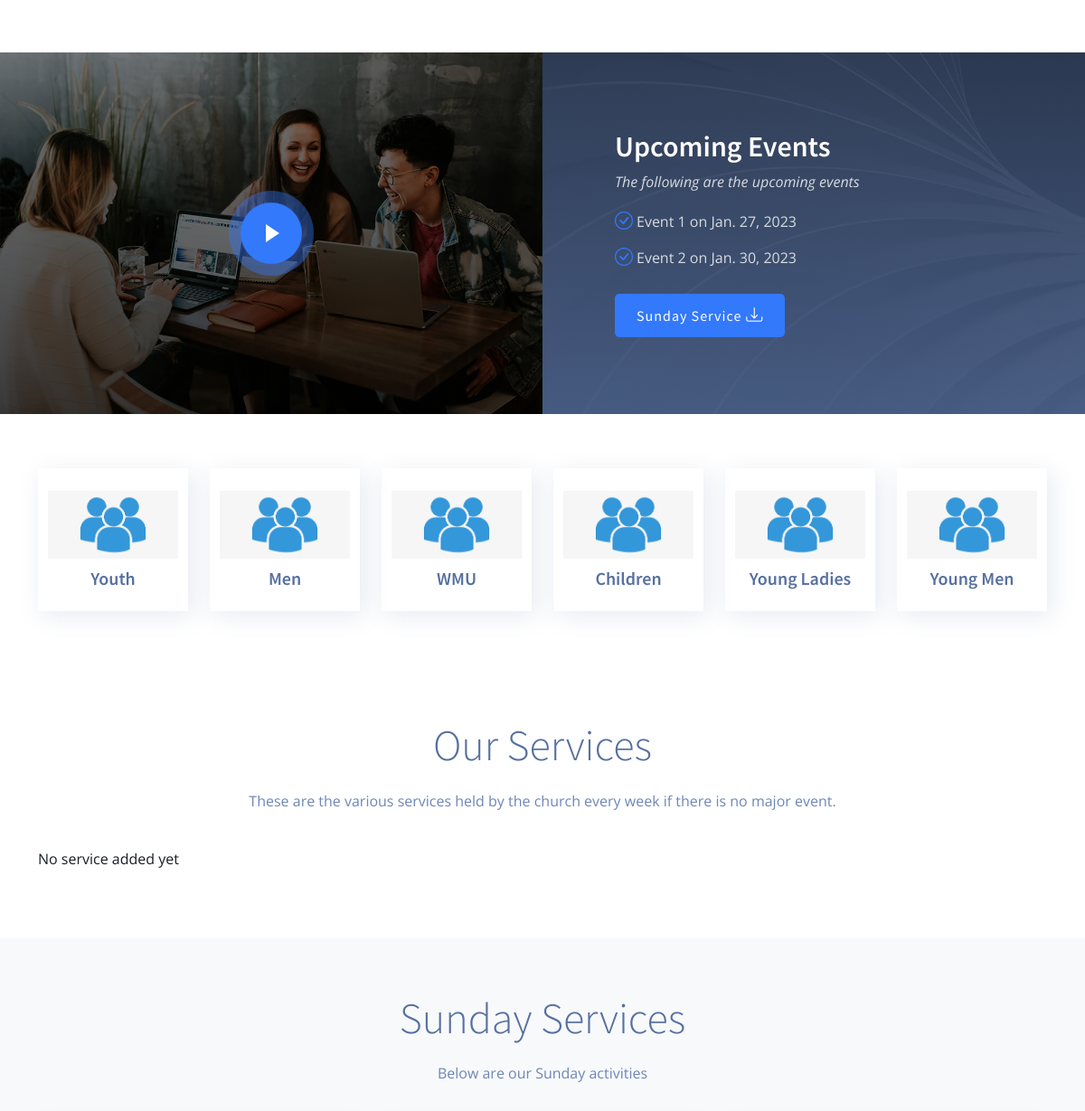
The app's page / (middle part), older data.
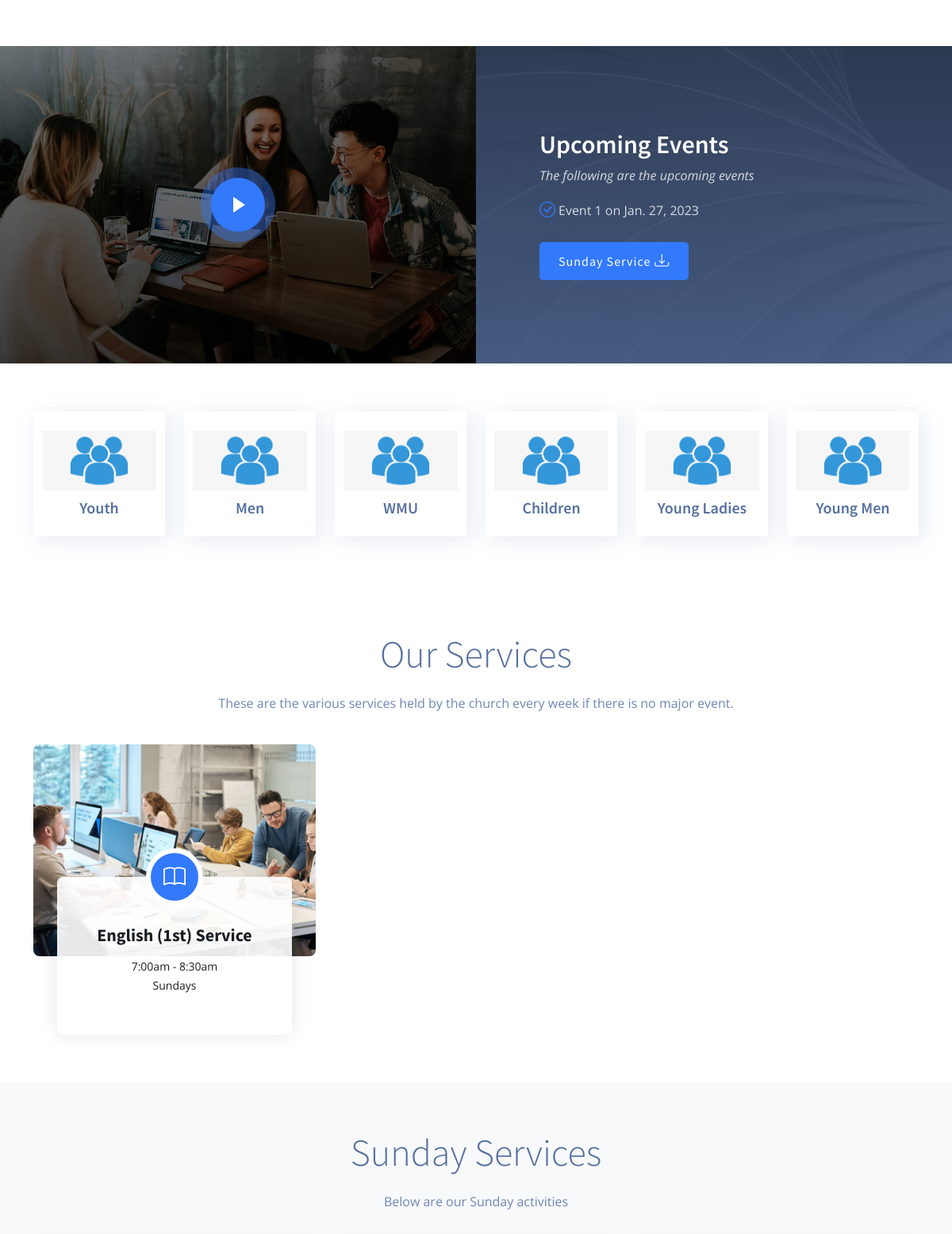
The same page, newer data.
### core/models.py (models this page shows, shortened)
class UpcomingEvents(models.Model):
    event = models.CharField(max_length=255, blank=True, null=True)
    date = models.DateField(blank=True, null=True)
    completed = models.BooleanField(default=False)

class Auxiliaries(models.Model):
    name = models.CharField(max_length=255)
    designation = models.CharField(max_length=255, blank=True, null=True)
    vision = models.TextField(blank=True, null=True)
    mission = models.TextField(blank=True, null=True)
    speech = models.TextField(blank=True, null=True)
    deacon = models.ImageField(default='group.png', upload_to='auxiliaries')
    group_img = models.ImageField(default='group.png', upload_to='auxiliaries')
    contribution_target = models.DecimalField(max_digits=8, decimal_places=2, blank=True, null=True)
    def get_absolute_url(self):
        return reverse('aux_details', args=[str(self.id)])

class Services(models.Model):
    name = models.CharField(max_length=255)
    image = models.ImageField(default='default.jpg', upload_to='profile_pics', null=True, blank=True)
    times = models.CharField(max_length=255, blank=True, null=True)
    days = models.CharField(max_length=255, blank=True, null=True)
    descriptions = models.TextField(blank=True, null=True)
    def get_absolute_url(self):
        return reverse('service_details', args=[str(self.id)])

### core/views.py (the view, shortened to what this page needs)
# urls.py: path('', views.home_page, name='home'),
def home_page(request):
    faqs = FAQ.objects.all()
    auxiliaries = Auxiliaries.objects.all()
    families = Family.objects.all()
    ministries = Ministries.objects.all()
    services = Services.objects.all().order_by('-name')
    upcoming_events = UpcomingEvents.objects.filter(completed=False)
    form = SubscribeForm()
    context = {
        'auxiliaries': auxiliaries,
        'families': families,
        'ministries': ministries,
        'upcoming_events': upcoming_events,
        'faqs': faqs,
        'services': services
    }
    return render(request, 'core/home.html', context)

### core/models.py (called while the page is built)
    def get_absolute_url(self):
        return reverse('family_details', args=[str(self.id)])

    def get_absolute_url(self):
        return reverse('min_details', args=[str(self.id)])

### templates/core/home.html (shortened to what this page needs)
{% extends 'base.html' %}
{% load static %}
  {% block content %}
    <main id="main">
    <section id="onfocus" class="onfocus">
      <div class="container-fluid p-0" data-aos="fade-up">
        <div class="row g-0">
          <div class="col-lg-6 video-play position-relative">
            <a href="https://www.youtube.com/watch?v=LXb3EKWsInQ" class="glightbox play-btn"></a>
          </div>
          <div class="col-lg-6">
            <div class="content d-flex flex-column justify-content-center h-100">
              <h3>Upcoming Events</h3>
              <p class="fst-italic">
                The following are the upcoming events
              </p>
              <ul>
                {% for event in upcoming_events %}
                  <li><i class="bi bi-check-circle"></i>{{event.event}} on {{event.date}}</li>
                {% empty %}
                  <p>No upcoming events</p>
                {% endfor %}
              </ul>
              <a href="#" class="read-more align-self-start"><span>Sunday Service</span><i class="bi bi-download"></i></a>
            </div>
          </div>
        </div>
      </div>
    </section>
    <section id="features" class="features">
      <div class="container" data-aos="fade-up">
        <ul class="nav nav-tabs row gy-4 d-flex">
          {% for aux in auxiliaries %}
            <li class="nav-item col-6 col-md-4 col-lg-2">
            <a  href="{{ aux.get_absolute_url }}" class="nav-link">
              <img src="{{ aux.group_img.url }}" alt="" height="75">
              <h4>{{aux.name}}</h4>
            </a>
          </li>
          {% endfor %}
        </ul>
      </div>
    </section>
    <section id="services" class="services">
      <div class="container" data-aos="fade-up">
        <div class="section-header">
          <h2>Our Services</h2>
          <p>These are the various services held by the church every week if there is no major event.</p>
        </div>
        <div class="row gy-5">
          {% for service in services %}
          <div class="col-xl-4 col-md-6" data-aos="zoom-in" data-aos-delay="200">
            <div class="service-item">
              <div class="img">
              </div>
              <div class="details position-relative">
                <div class="icon">
                  <i class="bi bi-book"></i>
                </div>
                <a href="{{service.get_absolute_url}}" class="stretched-link">
                  <h3>{{service.name}}</h3>
                </a>
                <p>{{service.times}}</p>
                <p>{{service.days}}</p>
              </div>
            </div>
          </div>
          {% empty %}
          <p>No service added yet</p>
          {% endfor %}
        </div>
      </div>
    </section>
    <section id="pricing" class="pricing">
      <div class="container" data-aos="fade-up">
        <div class="section-header">
          <h2>Sunday Services</h2>
          <p>Below are our Sunday activities</p>
        </div>
        <div class="row gy-4">
        </div>
      </div>
    </section>
  </main>
  {% endblock content %}

Row changes from the older to the newer data that the page shows:
no longer on this page (row edited): UpcomingEvents: event "Event 2", date "Jan. 30, 2023"
added Services: name "English (1st) Service", times "7:00am - 8:30am", days "Sundays"
Text that changed along with them:
text no longer shown: "No service added yet"
